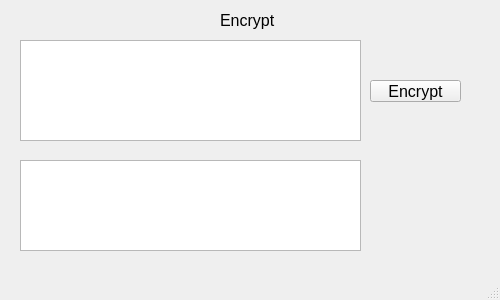
<?xml version="1.0" encoding="UTF-8"?>
<ui version="4.0">
 <class>MainWindow</class>
 <widget class="QMainWindow" name="MainWindow">
  <property name="geometry">
   <rect>
    <x>0</x>
    <y>0</y>
    <width>500</width>
    <height>300</height>
   </rect>
  </property>
  <property name="minimumSize">
   <size>
    <width>500</width>
    <height>300</height>
   </size>
  </property>
  <property name="maximumSize">
   <size>
    <width>500</width>
    <height>300</height>
   </size>
  </property>
  <property name="font">
   <font>
    <pointsize>12</pointsize>
    <stylestrategy>PreferAntialias</stylestrategy>
   </font>
  </property>
  <property name="windowTitle">
   <string>Encrypt</string>
  </property>
  <widget class="QWidget" name="centralwidget">
   <widget class="QLabel" name="label">
    <property name="geometry">
     <rect>
      <x>220</x>
      <y>10</y>
      <width>61</width>
      <height>21</height>
     </rect>
    </property>
    <property name="font">
     <font>
      <pointsize>12</pointsize>
      <stylestrategy>PreferAntialias</stylestrategy>
     </font>
    </property>
    <property name="text">
     <string>Encrypt</string>
    </property>
   </widget>
   <widget class="QPlainTextEdit" name="plainTextEdit">
    <property name="geometry">
     <rect>
      <x>20</x>
      <y>40</y>
      <width>341</width>
      <height>101</height>
     </rect>
    </property>
   </widget>
   <widget class="QPlainTextEdit" name="plainTextEdit_2">
    <property name="geometry">
     <rect>
      <x>20</x>
      <y>160</y>
      <width>341</width>
      <height>91</height>
     </rect>
    </property>
    <property name="readOnly">
     <bool>true</bool>
    </property>
   </widget>
   <widget class="QPushButton" name="pushButton">
    <property name="geometry">
     <rect>
      <x>370</x>
      <y>80</y>
      <width>91</width>
      <height>22</height>
     </rect>
    </property>
    <property name="text">
     <string>Encrypt</string>
    </property>
   </widget>
  </widget>
  <widget class="QStatusBar" name="statusbar"/>
 </widget>
 <resources/>
 <connections/>
</ui>
